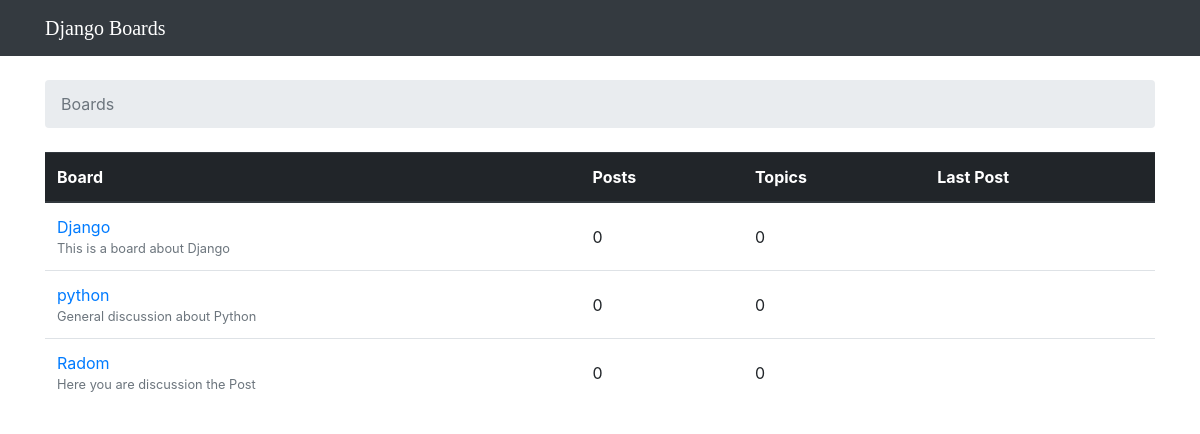
The page / on the database its author committed.
### boards/models.py (models this page shows, shortened)
class Board(models.Model):
    name = models.CharField(max_length=30, unique=True)
    description = models.CharField(max_length=100)

### boards/views.py (the view)
# urls.py: path('', views.home, name='home'),
def home(request):
    boards = Board.objects.all()
    return render(request,'boards/home.html',{"boards":boards})

### templates/boards/home.html
{% extends 'boards/base.html' %}
{% block breadcrumb %}
<li class="breadcrumb-item active">Boards</li>
{% endblock %}
{% block content %}
<table class="table">
    <thead class="thead-dark">
        <tr>
            <th>Board</th>
            <th>Posts</th>
            <th>Topics</th>
            <th>Last Post</th>
        </tr>
    </thead>
    <tbody>
    {% for board in boards %}
        <tr>
        <td>
            <a href="{% url 'boards:board_topics'  board.id %}">{{ board.name }}</a><br>
            <small class="text-muted d-block">{{ board.description }}</small>
        </td>
        <td class="align-middle">0</td>
        <td class="align-middle">0</td>
        <td></td>
        </tr>
    {% endfor %}
    </tbody>
</table>
{% endblock %}

### rows shown on the page
Board: name "Django", description "This is a board about Django"
Board: name "python", description "General discussion about Python"
Board: name "Radom", description "Here you are discussion the Post"
